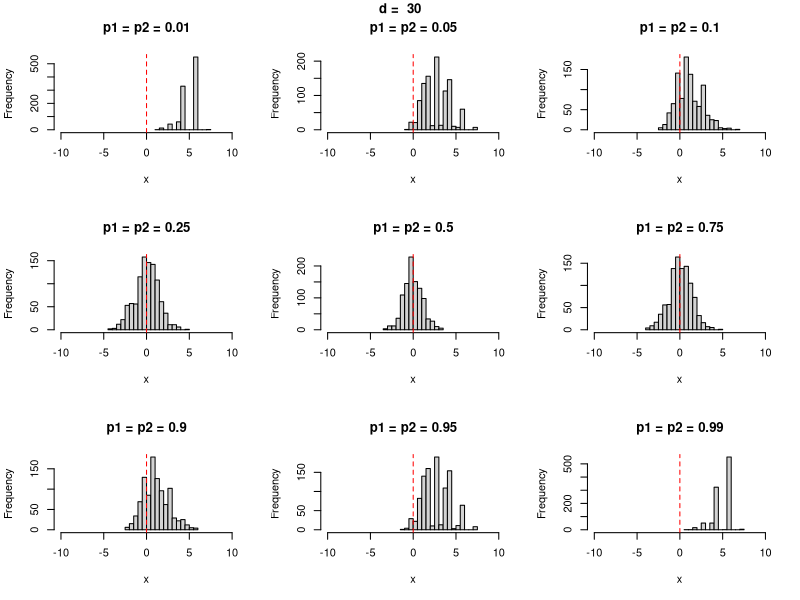
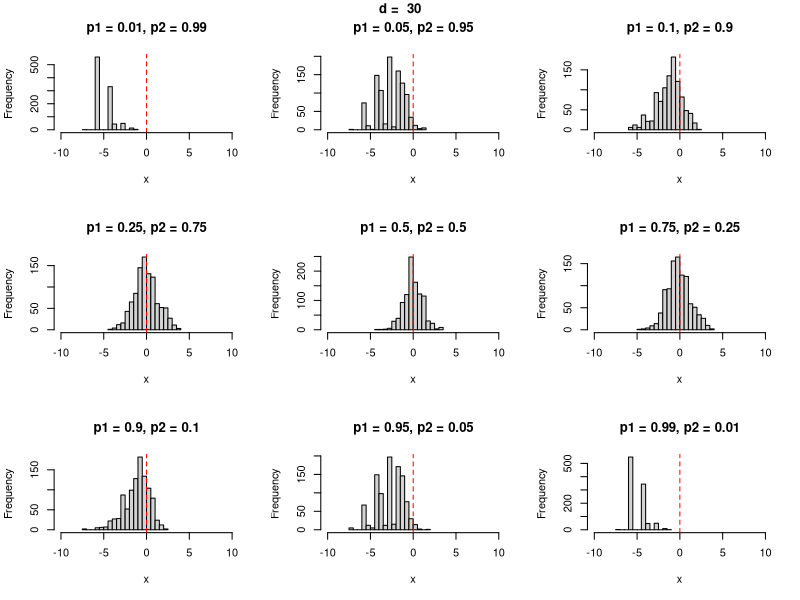
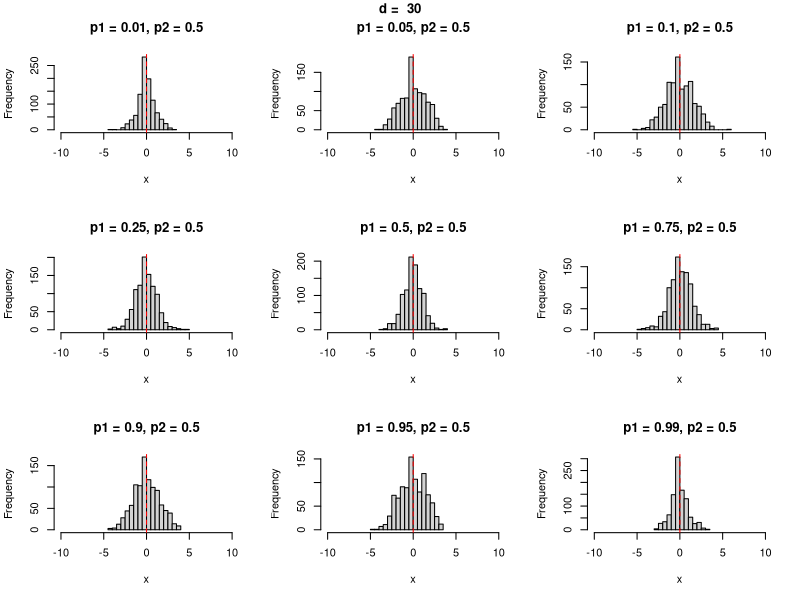
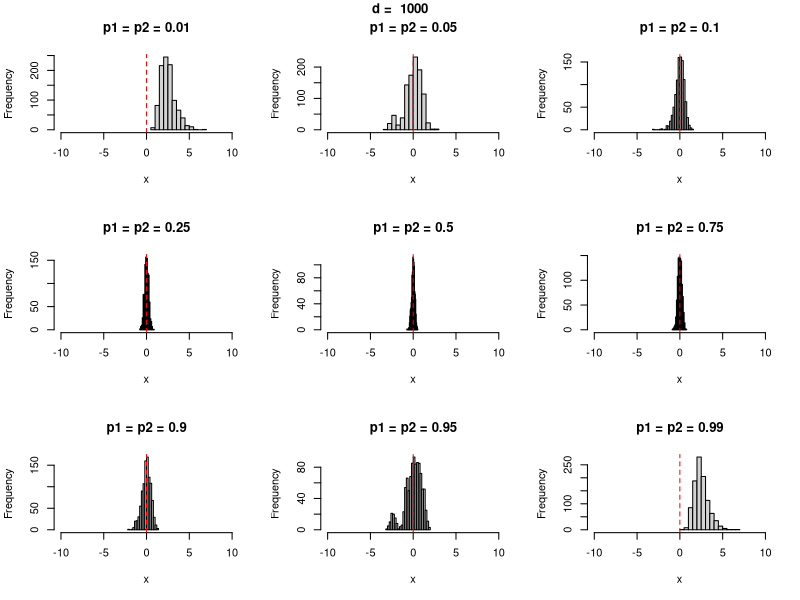

The R script that drew these images, in order:
## ---- chunk 1
# Function to simulate n 2-tuples with d sequencing coverage and marginal
# probabilities p1, p2
f <- function(n, d, p1, p2, offset = 0.5) {
  sapply(seq_len(n), function(i, d, p1, p2) {
  z1 <- factor(rbinom(d, 1, p1), levels = c(0, 1))
  z2 <- factor(rbinom(d, 1, p2), levels = c(0, 1))
  x <- xtabs(~ z2 + z1, drop.unused.levels = FALSE)
  log2(x[1, 1] + offset) + log2(x[2, 2] + offset) -
    log2(x[1, 2] + offset) - log2(x[2, 1] + offset)
  }, d = d, p1 = p1, p2 = p2)
}

# Vary p1 with p2 = p1 at 30x coverage
d <- 30
n <- 1000
p <- c(0.01, 0.05, 0.1, 0.25, 0.5, 0.75, 0.9, 0.95, 0.99)
x <- lapply(p, function(p) {
  f(n, d, p, p)
})
par(mfrow = c(3, 3))
mapply(function(x, p) {
  hist(x, main = paste0("p1 = p2 = ", p), xlim = c(-10, 10), breaks = 20)
  abline(v = 0, col = "red", lty = 2)
  }, x = x, p = p)
title(paste("d = ", d), outer = TRUE, line = -1)

# Vary p1 with p2 = 1 - p1
d <- 30
n <- 1000
p <- c(0.01, 0.05, 0.1, 0.25, 0.5, 0.75, 0.9, 0.95, 0.99)
x <- lapply(p, function(p) {
  f(n, d, p, 1 - p)
})
par(mfrow = c(3, 3))
mapply(function(x, p) {
  hist(x, main = paste0("p1 = ", p, ", p2 = ", 1 - p), xlim = c(-10, 10), breaks = 20)
  abline(v = 0, col = "red", lty = 2)
  }, x = x, p = p)
title(paste("d = ", d), outer = TRUE, line = -1)

# Vary p1 with p2 = 0.5
d <- 30
n <- 1000
p <- c(0.01, 0.05, 0.1, 0.25, 0.5, 0.75, 0.9, 0.95, 0.99)
x <- lapply(p, function(p) {
  f(n, d, p, 0.5)
})
par(mfrow = c(3, 3))
mapply(function(x, p) {
  hist(x, main = paste0("p1 = ", p, ", p2 = ", 0.5), xlim = c(-10, 10), breaks = 20)
  abline(v = 0, col = "red", lty = 2)
  }, x = x, p = p)
title(paste("d = ", d), outer = TRUE, line = -1)

# Vary p1 with p2 = p1 at 1000x coverage
d <- 1000
n <- 1000
p <- c(0.01, 0.05, 0.1, 0.25, 0.5, 0.75, 0.9, 0.95, 0.99)
x <- lapply(p, function(p) {
  f(n, d, p, p)
})
par(mfrow = c(3, 3))
mapply(function(x, p) {
  hist(x, main = paste0("p1 = p2 = ", p), xlim = c(-10, 10), breaks = 20)
  abline(v = 0, col = "red", lty = 2)
  }, x = x, p = p)
title(paste("d = ", d), outer = TRUE, line = -1)
